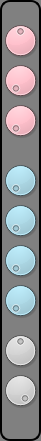
   <widget class="QGroupBox" name="groupBox_16">
    <property name="geometry">
     <rect>
      <x>770</x>
      <y>130</y>
      <width>41</width>
      <height>441</height>
     </rect>
    </property>
    <property name="styleSheet">
     <string notr="true">border: 2px solid black; border-radius: 10; background-color: gray</string>
    </property>
    <property name="title">
     <string/>
    </property>
    <widget class="QDial" name="dial_pitch_16">
     <property name="geometry">
      <rect>
       <x>0</x>
       <y>20</y>
       <width>41</width>
       <height>41</height>
      </rect>
     </property>
     <property name="styleSheet">
      <string notr="true">background-color: pink</string>
     </property>
     <property name="minimum">
      <number>-500</number>
     </property>
     <property name="maximum">
      <number>500</number>
     </property>
    </widget>
    <widget class="QDial" name="dial_ramp_amount_16">
     <property name="geometry">
      <rect>
       <x>0</x>
       <y>60</y>
       <width>41</width>
       <height>41</height>
      </rect>
     </property>
     <property name="styleSheet">
      <string notr="true">background-color: pink</string>
     </property>
     <property name="maximum">
      <number>1000</number>
     </property>
    </widget>
    <widget class="QDial" name="dial_ramp_decay_16">
     <property name="geometry">
      <rect>
       <x>0</x>
       <y>100</y>
       <width>41</width>
       <height>41</height>
      </rect>
     </property>
     <property name="styleSheet">
      <string notr="true">background-color: pink</string>
     </property>
     <property name="maximum">
      <number>1000</number>
     </property>
    </widget>
    <widget class="QDial" name="dial_fm_amount_16">
     <property name="geometry">
      <rect>
       <x>0</x>
       <y>160</y>
       <width>41</width>
       <height>41</height>
      </rect>
     </property>
     <property name="autoFillBackground">
      <bool>false</bool>
     </property>
     <property name="styleSheet">
      <string notr="true">background-color: lightblue</string>
     </property>
     <property name="maximum">
      <number>1000</number>
     </property>
    </widget>
    <widget class="QDial" name="dial_5_fm_freq_16">
     <property name="geometry">
      <rect>
       <x>0</x>
       <y>200</y>
       <width>41</width>
       <height>41</height>
      </rect>
     </property>
     <property name="styleSheet">
      <string notr="true">background-color: lightblue</string>
     </property>
     <property name="maximum">
      <number>1000</number>
     </property>
    </widget>
    <widget class="QDial" name="dial_fm_decay_16">
     <property name="geometry">
      <rect>
       <x>0</x>
       <y>240</y>
       <width>41</width>
       <height>41</height>
      </rect>
     </property>
     <property name="styleSheet">
      <string notr="true">background-color: lightblue</string>
     </property>
     <property name="maximum">
      <number>1000</number>
     </property>
    </widget>
    <widget class="QDial" name="dial_fm_feedback_16">
     <property name="geometry">
      <rect>
       <x>0</x>
       <y>280</y>
       <width>41</width>
       <height>41</height>
      </rect>
     </property>
     <property name="styleSheet">
      <string notr="true">background-color: lightblue</string>
     </property>
     <property name="maximum">
      <number>1000</number>
     </property>
    </widget>
    <widget class="QDial" name="dial_amp_decay_16">
     <property name="geometry">
      <rect>
       <x>0</x>
       <y>330</y>
       <width>41</width>
       <height>41</height>
      </rect>
     </property>
     <property name="styleSheet">
      <string notr="true">background-color: lightgray</string>
     </property>
     <property name="maximum">
      <number>1000</number>
     </property>
     <property name="value">
      <number>500</number>
     </property>
    </widget>
    <widget class="QDial" name="dial_volume_16">
     <property name="geometry">
      <rect>
       <x>0</x>
       <y>370</y>
       <width>41</width>
       <height>41</height>
      </rect>
     </property>
     <property name="styleSheet">
      <string notr="true">background-color: lightgray</string>
     </property>
     <property name="maximum">
      <number>1000</number>
     </property>
     <property name="value">
      <number>1000</number>
     </property>
    </widget>
   </widget>
